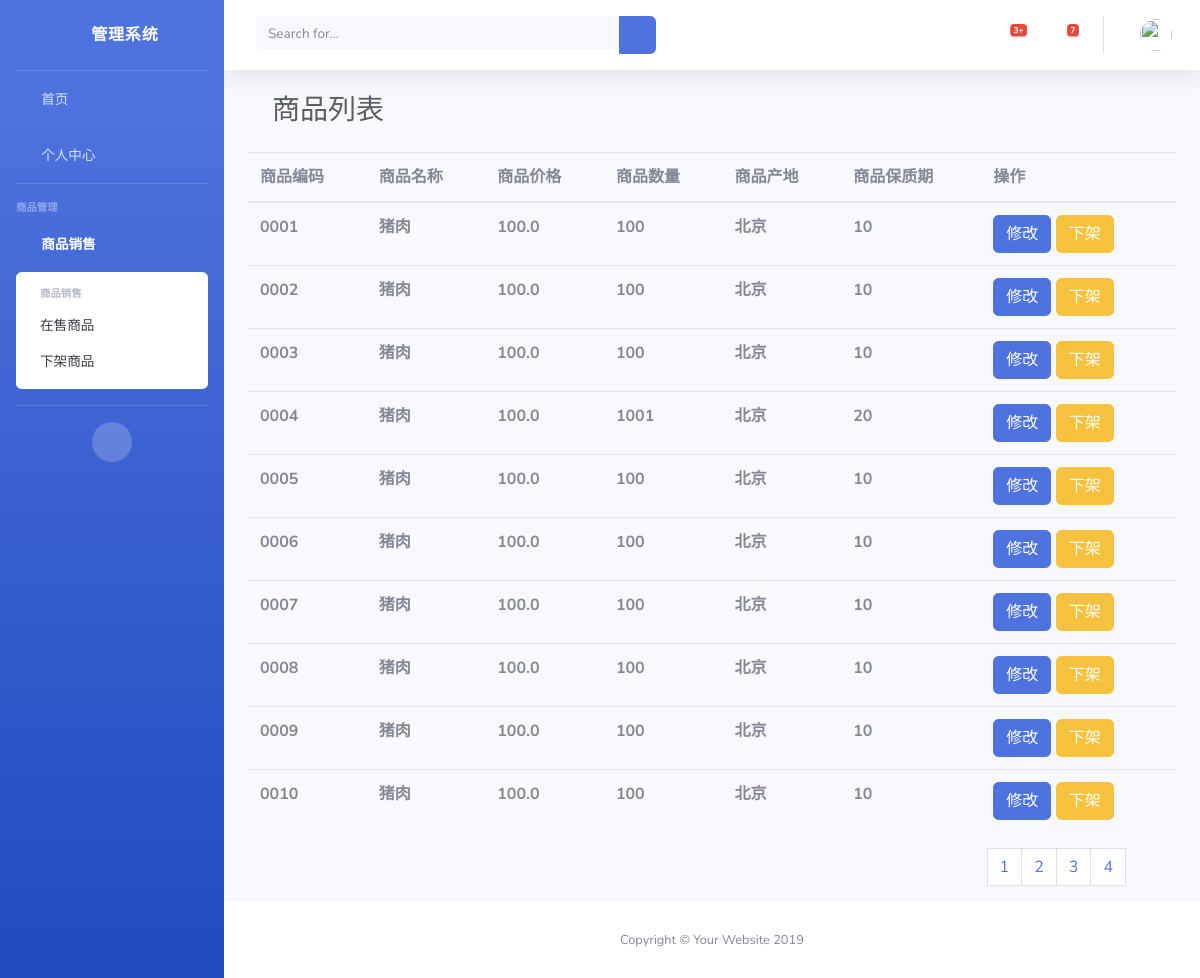
The page /Saller/goods_list/1/1/ on the database its author committed.
### Saller/models.py (models this page shows)
class Goods(models.Model):
    goods_number = models.CharField(max_length=11,verbose_name='商品编号')
    goods_name = models.CharField(max_length=32,verbose_name='商品名字')
    goods_price = models.FloatField(verbose_name='商品价格')
    goods_count = models.IntegerField(verbose_name='商品数量')
    goods_location = models.CharField(max_length=254,verbose_name='商品地址')
    goods_safe_date = models.IntegerField(verbose_name='保质期')
    goods_status = models.IntegerField()  #0 表示下架 1 表示上架
    goods_pro_time = models.DateField(auto_now=True,verbose_name='生产日期')
    picture = models.ImageField(upload_to='img')
    goods_description = models.TextField(default='good,good,good....')
    goods_type=models.ForeignKey(to=GoodsType,on_delete=models.CASCADE,default=1)
    goods_store=models.ForeignKey(to=Loginuser,on_delete=models.CASCADE,default=1)

### Saller/views.py (the view)
# urls.py: path('goods_list/',goods_list),
def goods_list(request,status,page=1):
    page = int(page)
    if status == '1':
        goods_obj = Goods.objects.filter(goods_status=1).order_by('goods_number')
    else:
        goods_obj = Goods.objects.filter(goods_status=0).order_by('goods_number')
    goods_all = Paginator(goods_obj,10)
    goods_list = goods_all.page(page)
    for i in goods_list:
        print(i.goods_name)
    return render(request,'saller/goods_list.html',locals())

### Saller/templates/saller/goods_list.html (shortened to what this page needs)
{% extends 'saller/base.html' %}
{% block label %}
    商品列表
{% endblock %}
{% block content %}
    <table class="table">
        <thead >
            <tr>
                <th>商品编码</th>
                <th>商品名称</th>
                <th>商品价格</th>
                <th>商品数量</th>
                <th>商品产地</th>
                <th>商品保质期</th>
                <th>操作</th>
            </tr>
        </thead>
        <tbody>
        {% for i in goods_list %}
            <tr>
                <th>{{ i.goods_number }}</th>
                <th>{{ i.goods_name }}</th>
                <th>{{ i.goods_price }}</th>
                <th>{{ i.goods_count }}</th>
                <th>{{ i.goods_location }}</th>
                <th>{{ i.goods_safe_date }}</th>
                <th>
                    <button class="btn btn-primary">修改</button>
                    {% if i.goods_status == 1 %}
                        <a href="/Saller/goods_status/down/{{ i.id }}" type="button" class="btn btn-warning">下架</a>
                    {% else %}
                        <a href="/Saller/goods_status/up/{{ i.id }}" type="button" class="btn btn-warning">上架</a>
                    {% endif %}
                </th>
            </tr>
        {% endfor %}
        </tbody>
    </table>
    <ul style="float: right;margin-right: 50px" class="pagination" >
        {% for foo in goods_all.page_range %}
            <li >
                {% if status == '0' %}
                    <a href="/goods_list/0/{{ foo }}" class="page-link">{{ foo }}</a>
                {% else %}
                    <a href="/goods_list/1/{{ foo }}" class="page-link">{{ foo }}</a>
                {% endif %}
            </li>
        {% endfor %}
    </ul>
{% endblock %}

### Saller/templates/saller/base.html (shortened to what this page needs)
<!DOCTYPE html>
<html lang="en">
<head>
  <link href="/static/vendor/fontawesome-free/css/all.min.css" rel="stylesheet" type="text/css">
  <link href="/static/css/sb-admin-2.min.css" rel="stylesheet">
</head>
<body id="page-top">
  <div id="wrapper">
    <ul class="navbar-nav bg-gradient-primary sidebar sidebar-dark accordion" id="accordionSidebar">
      <a class="sidebar-brand d-flex align-items-center justify-content-center" href="/Saller/index/">
        <div class="sidebar-brand-icon rotate-n-15">
          <i class="fas fa-laugh-wink"></i>
        </div>
        <div class="sidebar-brand-text mx-3">管理系统</div>
      </a>
      <hr class="sidebar-divider my-0">
      <li class="nav-item">
        <a class="nav-link" href="/Saller/index/">
          <i class="fas fa-fw fa-tachometer-alt"></i>
          <span>首页</span></a>
      </li>
      <li class="nav-item">
        <a class="nav-link" href="/Saller/personal_info/">
          <i class="fas fa-fw fa-tachometer-alt"></i>
          <span>个人中心</span></a>
      </li>
      <hr class="sidebar-divider">
      <div class="sidebar-heading">
        商品管理
      </div>
      <li class="nav-item active">
        <a class="nav-link" href="#" data-toggle="collapse" data-target="#collapsePages" aria-expanded="true" aria-controls="collapsePages">
          <i class="fas fa-fw fa-folder"></i>
          <span>商品销售</span>
        </a>
        <div id="collapsePages" class="collapse show" aria-labelledby="headingPages" data-parent="#accordionSidebar">
          <div class="bg-white py-2 collapse-inner rounded">
            <h6 class="collapse-header">商品销售</h6>
            <a class="collapse-item" href="/Saller/goods_list/1/1/">在售商品</a>
            <a class="collapse-item" href="/Saller/goods_list/0/1/">下架商品</a>
          </div>
        </div>
      </li>
      <hr class="sidebar-divider d-none d-md-block">
      <div class="text-center d-none d-md-inline">
        <button class="rounded-circle border-0" id="sidebarToggle"></button>
      </div>
    </ul>
    <div id="content-wrapper" class="d-flex flex-column">
      <div id="content">
        <nav class="navbar navbar-expand navbar-light bg-white topbar mb-4 static-top shadow">
          <form class="d-none d-sm-inline-block form-inline mr-auto ml-md-3 my-2 my-md-0 mw-100 navbar-search">
            <div class="input-group">
              <input type="text" class="form-control bg-light border-0 small" placeholder="Search for..." aria-label="Search" aria-describedby="basic-addon2">
              <div class="input-group-append">
                <button class="btn btn-primary" type="button">
                  <i class="fas fa-search fa-sm"></i>
                </button>
              </div>
            </div>
          </form>
          <ul class="navbar-nav ml-auto">
            <li class="nav-item dropdown no-arrow mx-1">
              <a class="nav-link dropdown-toggle" href="#" id="alertsDropdown" role="button" data-toggle="dropdown" aria-haspopup="true" aria-expanded="false">
                <i class="fas fa-bell fa-fw"></i>
                <span class="badge badge-danger badge-counter">3+</span>
              </a>
            </li>
            <li class="nav-item dropdown no-arrow mx-1">
              <a class="nav-link dropdown-toggle" href="#" id="messagesDropdown" role="button" data-toggle="dropdown" aria-haspopup="true" aria-expanded="false">
                <i class="fas fa-envelope fa-fw"></i>
                <span class="badge badge-danger badge-counter">7</span>
              </a>
            </li>
            <li class="nav-item dropdown no-arrow">
              <a class="nav-link dropdown-toggle" href="#" id="userDropdown" role="button" data-toggle="dropdown" aria-haspopup="true" aria-expanded="false">
                <img class="img-profile rounded-circle" src="https://source.unsplash.com/QAB-WJcbgJk/60x60">
              </a>
            </li>
          </ul>
        </nav>
<div class="container-fluid">
        <div class="container-fluid">
          <h1 class="h3 mb-4 text-gray-800">{% block label %}{% endblock %}</h1>
        </div>
        {% block content %}
        {% endblock %}
</div>
      </div>
      <footer class="sticky-footer bg-white">
        <div class="container my-auto">
          <div class="copyright text-center my-auto">
            <span>Copyright &copy; Your Website 2019</span>
          </div>
        </div>
      </footer>
    </div>
  </div>
</body>
</html>

### rows shown on the page
Goods: goods_number "0001", goods_name "猪肉", goods_price "100.0", goods_count "100", goods_location "北京", goods_safe_date "10"
Goods: goods_number "0002", goods_name "猪肉", goods_price "100.0", goods_count "100", goods_location "北京", goods_safe_date "10"
Goods: goods_number "0003", goods_name "猪肉", goods_price "100.0", goods_count "100", goods_location "北京", goods_safe_date "10"
Goods: goods_number "0004", goods_name "猪肉", goods_price "100.0", goods_count "1001", goods_location "北京", goods_safe_date "20"
Goods: goods_number "0005", goods_name "猪肉", goods_price "100.0", goods_count "100", goods_location "北京", goods_safe_date "10"
Goods: goods_number "0006", goods_name "猪肉", goods_price "100.0", goods_count "100", goods_location "北京", goods_safe_date "10"
Goods: goods_number "0007", goods_name "猪肉", goods_price "100.0", goods_count "100", goods_location "北京", goods_safe_date "10"
Goods: goods_number "0008", goods_name "猪肉", goods_price "100.0", goods_count "100", goods_location "北京", goods_safe_date "10"
Goods: goods_number "0009", goods_name "猪肉", goods_price "100.0", goods_count "100", goods_location "北京", goods_safe_date "10"
Goods: goods_number "0010", goods_name "猪肉", goods_price "100.0", goods_count "100", goods_location "北京", goods_safe_date "10"

### other values the page prints
{{ foo }} "1" "2" "3" "4"
